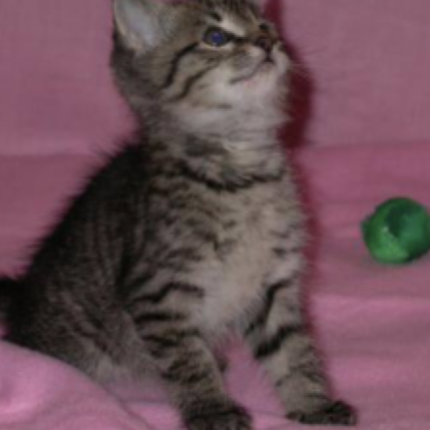
#> input picture Chapter 3/07.Computer_Vision/pngs/cat.png, 430 x 430 px
$ jupyter execute workbook.ipynb   (shell and % lines are left out)
#> lines starting #> are read from the running program, lines starting #| are printed output that depends on the picture
[cell 1]
# Import openCV
import cv2
import matplotlib.pyplot as plt

[cell 2]
# Check your openCV version
cv2.__version__

[cell 3]
# Load and Image
# Declare a variable with the path to your image
png = cv2.imread('./pngs/cat.png')
#> png is the input picture: shape (430, 430, 3); mean B, G, R 85.3, 77.7, 105.5

[cell 4]
# Load the image with openCV
cv2.imshow('image', png)
cv2.waitKey(0)
cv2.destroyAllWindows()
cv2.waitKey(1)

[cell 5]
# Check the image type
type(png)

[cell 6]
# What is the image type? -> type
print(f'the type of image is {type(png)}')
#| the type of image is <class 'numpy.ndarray'>

[cell 7]
# Print the value of the pixels of the image
print(f'pixels is {png.shape[:-1]}')
#| pixels is (430, 430)

[cell 8]
# Now lets display unsing matplotlib
# Import matplotlib

plt.figure(figsize=(20,15))
plt.imshow(png)
# plt.figure(figsize=(20,15))

[cell 9]
png

[cell 10]
# Lets fix the colors
# Does your image look ok? are the colors the right ones?, if not, lets fix it!
# Remember that openCV will load images using BGR rather than RGB
# Change the image to RGB and diplay it again with plt

rgb_png = cv2.cvtColor(png, cv2.COLOR_BGR2RGB)
plt.imshow(rgb_png)

[cell 11]
# What is the shape of the image?
# Check the image shape
print(rgb_png[0,0,:])
#| [136  92 110]
print(png[0,0,:])
#| [110  92 136]

[cell 12]
# Load the the image in grayscale, what are 2 ways you can do that?
gray_png = cv2.cvtColor(png, cv2.COLOR_BGR2GRAY)
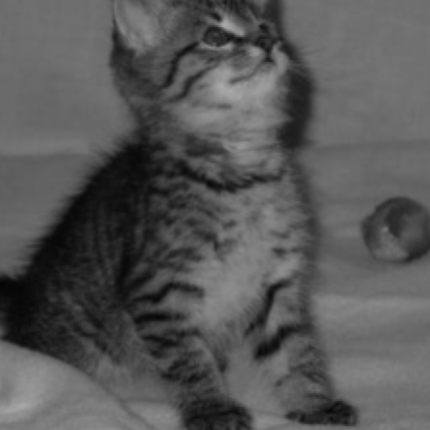
#> gray_png: shape (430, 430); min 4, max 170, mean 86.9
plt.imshow(gray_png, cmap='gray')

[cell 13]
gray_png.shape
#> Out = (430, 430)

[cell 14]
# Cropping an image
# Challenge, you know an image is nothing else than a NumPy ndarray, knowing that, how could you
# Crop an image?
# Lets now crop a Region of Interest of an image, load and image and crop different parts of it

[cell 15]
# Lets now annotate some images
# To annotate an image making a copy of it is always a good idea!
# Load an image and then make a copy of it
# Annotating images
# Rectangles
# Draw green rectangle on top of a region of interest in your image
png_copy = rgb_png.copy()

cv2.rectangle(png_copy, (0, 0), (150, 350), (0, 255, 0), 2)
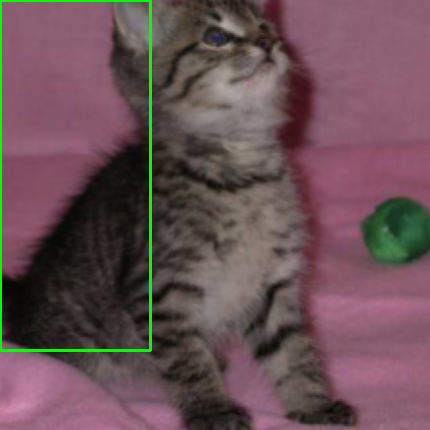
#> png_copy: shape (430, 430, 3); mean R, G, B 104.3, 80.2, 84.3
plt.figure(figsize=(20,15))
plt.imshow(png_copy)

[cell 16]
# Adding text to images
# Make a copy of your image and then write some text on top of the image
png_copy1 = rgb_png.copy()
cv2.putText(png_copy1, 'Nice cat!', (10, 50), cv2.FONT_ITALIC, 2, (255,0,0), 3)
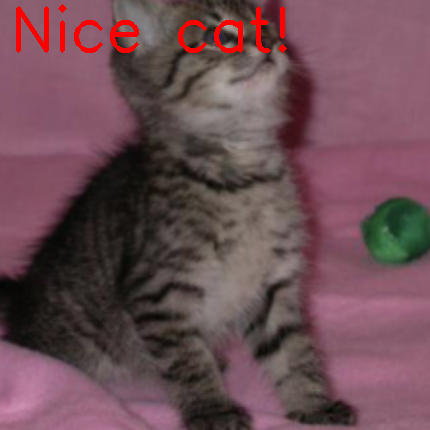
#> png_copy1: shape (430, 430, 3); mean R, G, B 107.8, 76.4, 83.9
plt.figure(figsize=(20,15))
plt.imshow(png_copy1)

[cell 17]
# Add code anything else you have learn today below

[cell 18]
#Lines
# Draw a diagonal blue line with thickness of 5 px
png_copy_line = rgb_png.copy()
png_copy_polig = rgb_png.copy()
png_copy_ellip = rgb_png.copy()
cv2.line(png_copy_line,(0,0),(430, 430),(255,0,0),5)
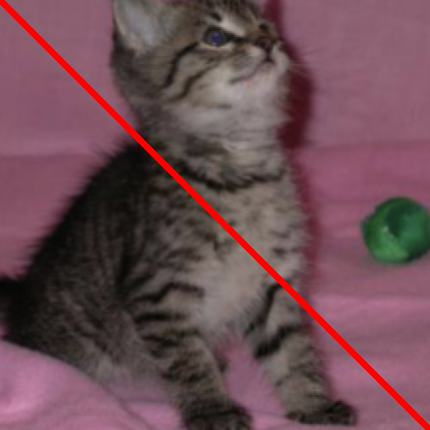
#> png_copy_line: shape (430, 430, 3); mean R, G, B 108.3, 75.9, 83.3
plt.figure(figsize=(20 ,15))
plt.imshow(png_copy_line)

$ run again, with Chapter 3/07.Computer_Vision/pngs/dog.png copied over Chapter 3/07.Computer_Vision/pngs/cat.png
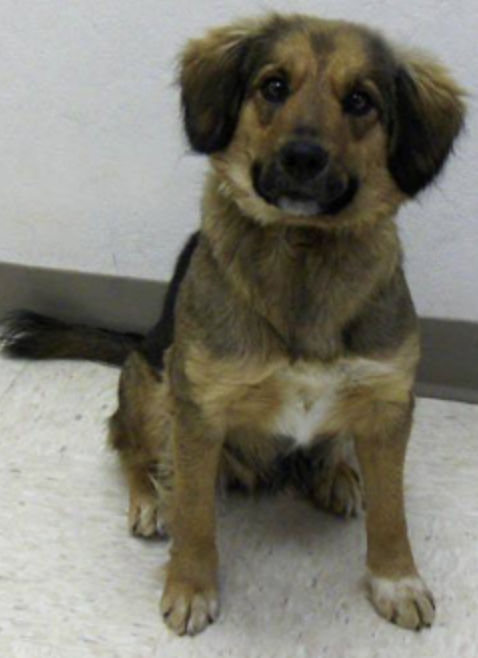
#> input picture Chapter 3/07.Computer_Vision/pngs/dog.png, 478 x 658 px
#> png is the input picture: shape (658, 478, 3); mean B, G, R 112.6, 123.5, 125.9
#| the type of image is <class 'numpy.ndarray'>
#| pixels is (658, 478)
#| [203 203 205]
#| [205 203 203]
#> png_copy: shape (658, 478, 3); mean R, G, B 124.8, 124.3, 111.5
#> `cv2.putText(png_copy1, 'Nice cat!', (10, 50), cv2.FONT_ITALIC, 2, (255..`:
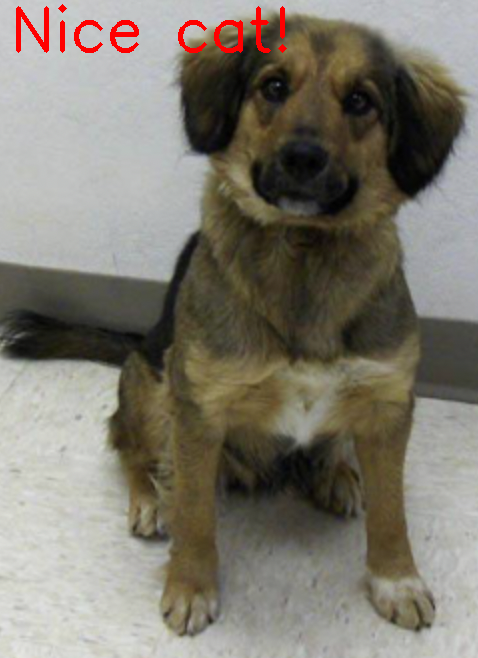
#> png_copy1: shape (658, 478, 3); mean R, G, B 126.8, 121.9, 111.1
#> `cv2.line(png_copy_line,(0,0),(430, 430),(255,0,0),5)`:
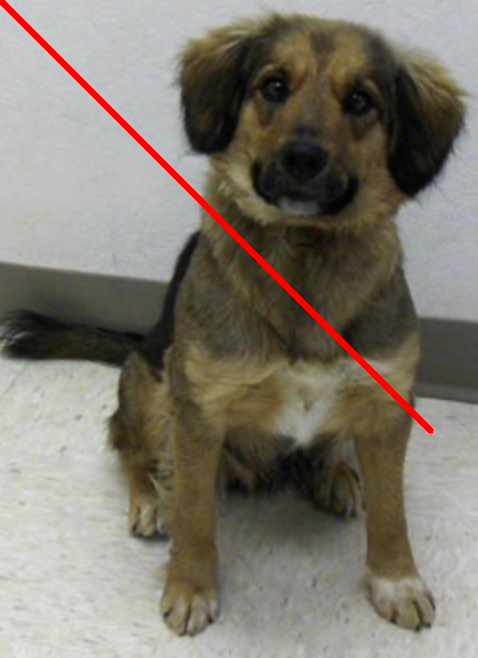
#> png_copy_line: shape (658, 478, 3); mean R, G, B 127.4, 121.8, 111.1

$ run again, with Chapter 3/07.Computer_Vision/pngs/m_ms.png copied over Chapter 3/07.Computer_Vision/pngs/cat.png
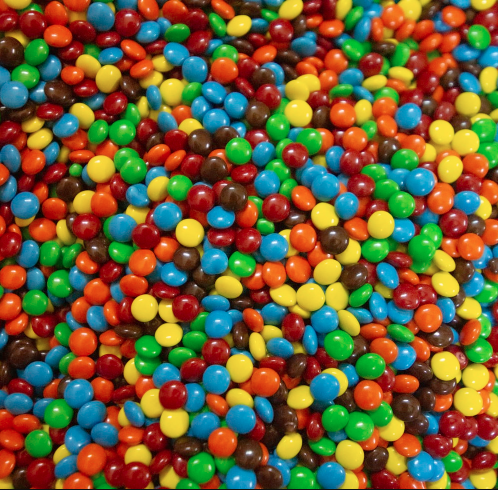
#> input picture Chapter 3/07.Computer_Vision/pngs/m_ms.png, 996 x 979 px (shown at 1/2 size)
#> png is the input picture: shape (979, 996, 3); mean B, G, R 55, 93.8, 112
#| the type of image is <class 'numpy.ndarray'>
#| pixels is (979, 996)
#| [203  59  16]
#| [ 16  59 203]
#> `gray_png = cv2.cvtColor(png, cv2.COLOR_BGR2GRAY)`:
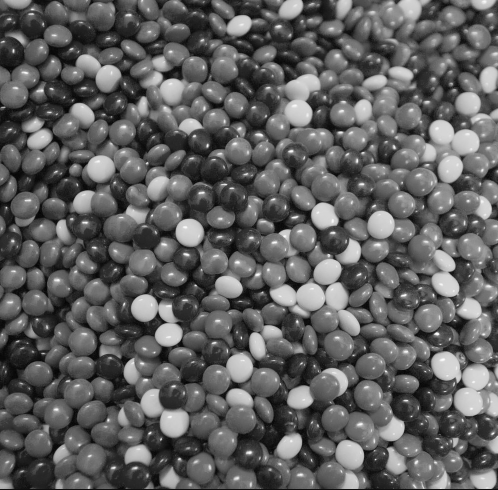
#> gray_png: shape (979, 996) (shown at 1/2 size); min 0, max 255, mean 94.8
#> png_copy: shape (979, 996, 3); mean R, G, B 111.7, 94.3, 54.9
#> png_copy1: shape (979, 996, 3); mean R, G, B 112.3, 93.7, 54.9
#> `cv2.line(png_copy_line,(0,0),(430, 430),(255,0,0),5)`:
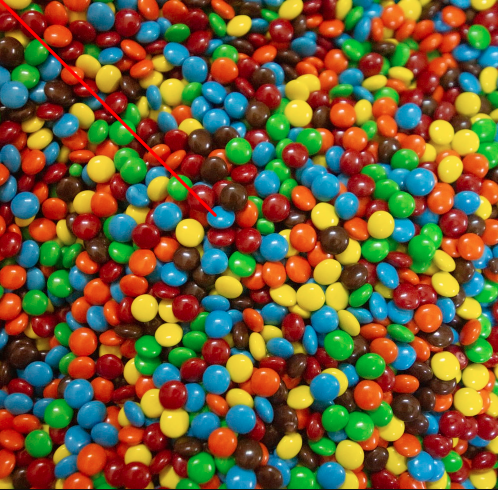
#> png_copy_line: shape (979, 996, 3) (shown at 1/2 size); mean R, G, B 112.6, 93.6, 54.9
